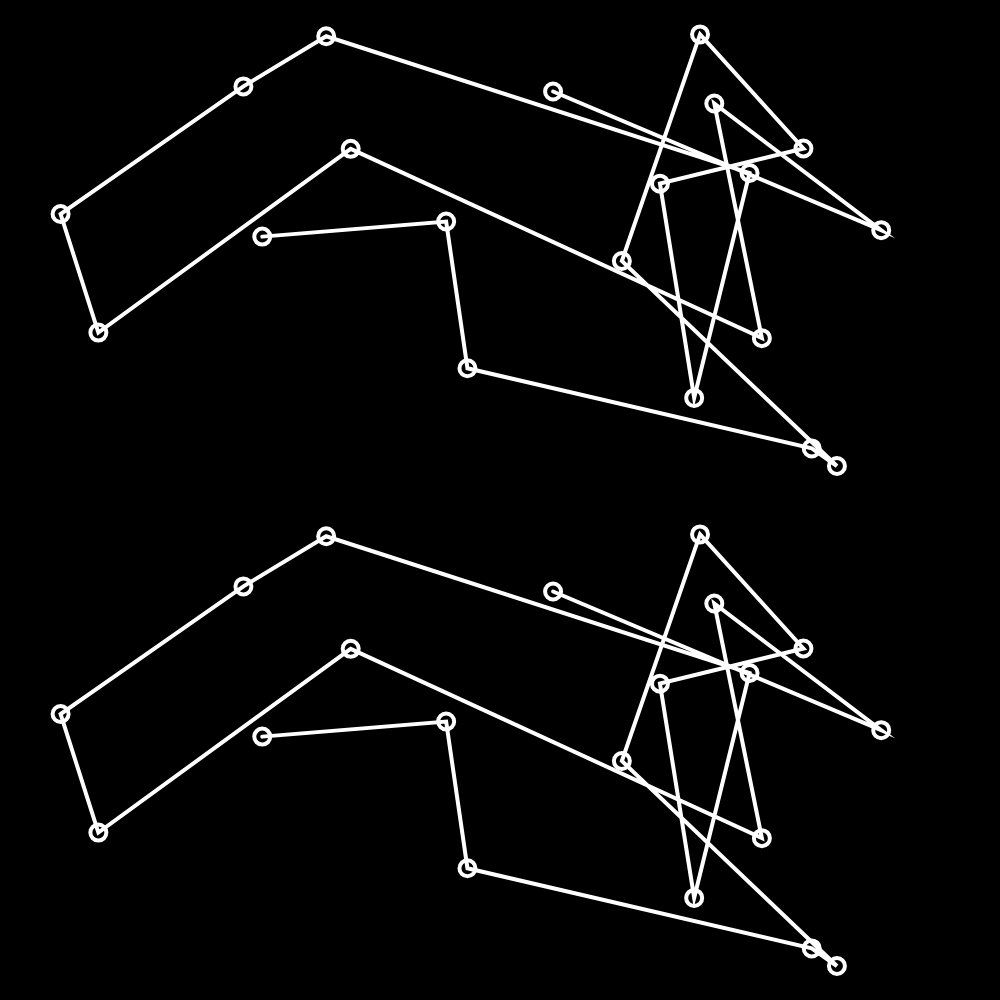
Frame 1 (no input)
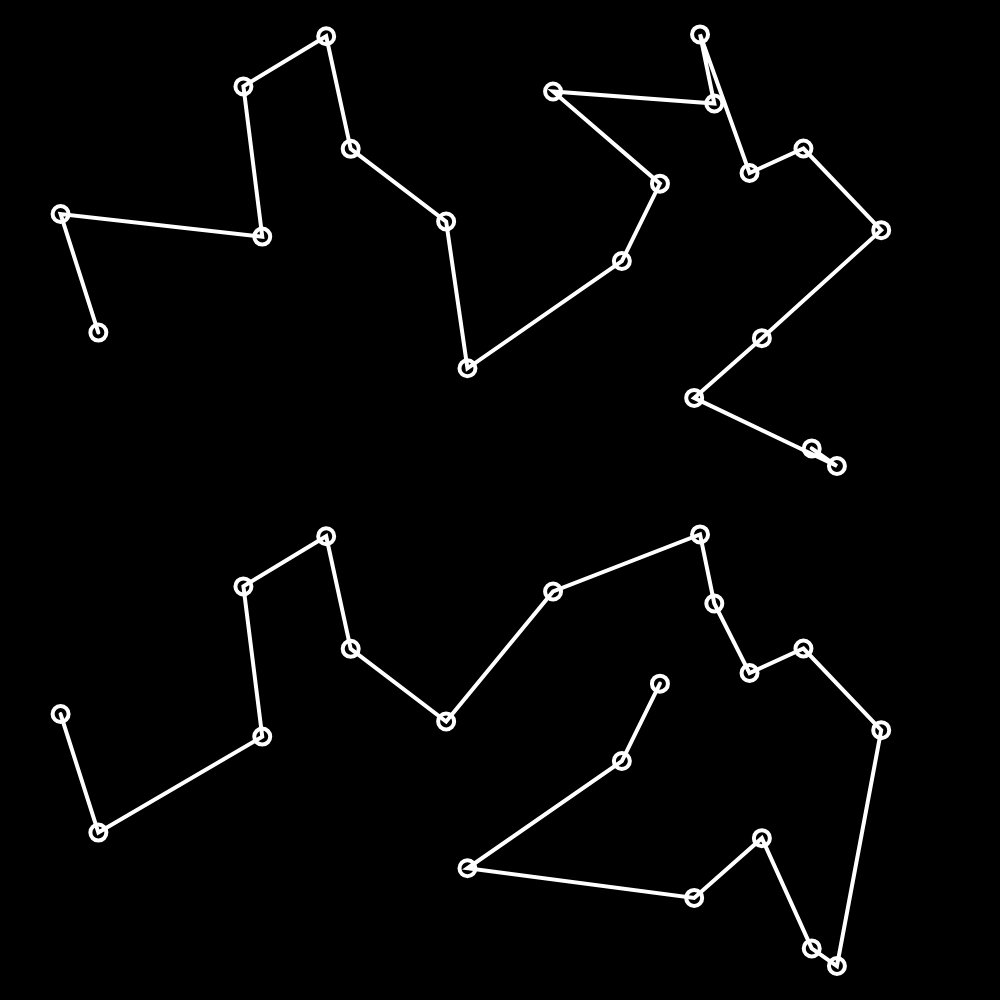
Frame 60 (no input)
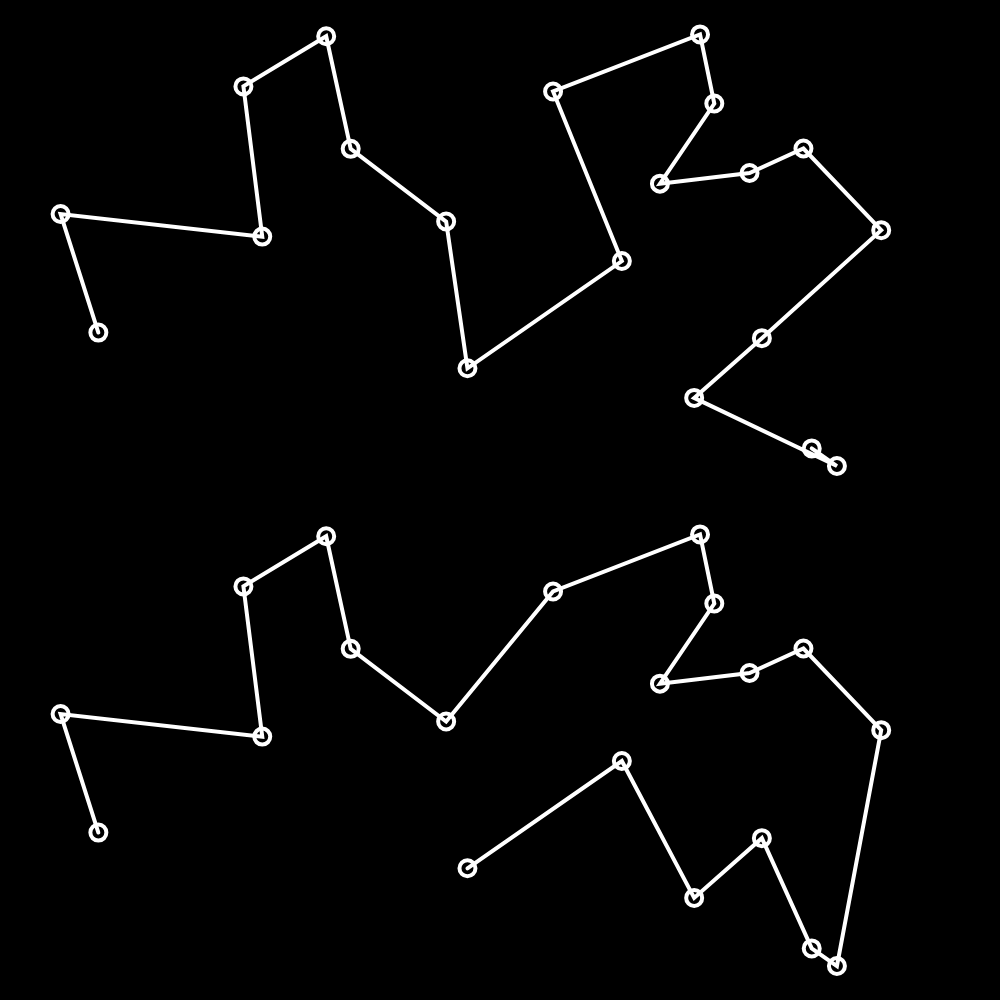
Frame 120 (the mouse pressed at the canvas centre since frame 60)

The p5.js sketch that drew these frames (run headless with seeded random() and noise() and a simulated clock; from frame 60 on, the mouse is pressed at the canvas centre):

// p5.js sketch
// ── sketch.js
var cities = [];
var totalCities = 20;

var popSize = 500;
var population = [];
var fitness = [];

var recordDistance = Infinity;
var bestEver;
var currentBest;

var statusP;

function setup() {
  createCanvas(1000, 1000);
  var order = [];
  for (var i = 0; i < totalCities; i++) {
    var v = createVector(random(width), random(height / 2));
    cities[i] = v;
    order[i] = i;
  }

  for (var i = 0; i < popSize; i++) {
    population[i] = shuffle(order);
  }
  statusP = createP('').style('font-size', '32pt');
}

function draw() {
  background(0);

  // GA
  calculateFitness();
  normalizeFitness();
  nextGeneration();

  stroke(255);
  strokeWeight(4);
  noFill();
  beginShape();
  for (var i = 0; i < bestEver.length; i++) {
    var n = bestEver[i];
    vertex(cities[n].x, cities[n].y);
    ellipse(cities[n].x, cities[n].y, 16, 16);
  }
  endShape();

  translate(0, height / 2);
  stroke(255);
  strokeWeight(4);
  noFill();
  beginShape();
  for (var i = 0; i < currentBest.length; i++) {
    var n = currentBest[i];
    vertex(cities[n].x, cities[n].y);
    ellipse(cities[n].x, cities[n].y, 16, 16);
  }
  endShape();





}

// function shuffle(a, num) {
//   for (var i = 0; i < num; i++) {
//     var indexA = floor(random(a.length));
//     var indexB = floor(random(a.length));
//     swap(a, indexA, indexB);
//   }
// }


function swap(a, i, j) {
  var temp = a[i];
  a[i] = a[j];
  a[j] = temp;
}


function calcDistance(points, order) {
  var sum = 0;
  for (var i = 0; i < order.length - 1; i++) {
    var cityAIndex = order[i];
    var cityA = points[cityAIndex];
    var cityBIndex = order[i + 1];
    var cityB = points[cityBIndex];
    var d = dist(cityA.x, cityA.y, cityB.x, cityB.y);
    sum += d;
  }
  return sum;
}
// ── GA.js
function calculateFitness() {
  var currentRecord = Infinity;
  for (var i = 0; i < population.length; i++) {
    var d = calcDistance(cities, population[i]);
    if (d < recordDistance) {
      recordDistance = d;
      bestEver = population[i];
      console.log(calcDistance(cities ,bestEver));
    }
    if (d < currentRecord) {
      currentRecord = d;
      currentBest = population[i];
    }


    // This fitness function has been edited from the original video
    // to improve performance, as discussed in The Nature of Code 9.6 video,
    // available here: https://www.youtube.com/watch?v=HzaLIO9dLbA
    fitness[i] = 1 / (pow(d, 8) + 1);
  }
}

function normalizeFitness() {
  var sum = 0;
  for (var i = 0; i < fitness.length; i++) {
    sum += fitness[i];
  }
  for (var i = 0; i < fitness.length; i++) {
    fitness[i] = fitness[i] / sum;
  }
}

function nextGeneration() {
  var newPopulation = [];
  for (var i = 0; i < population.length; i++) {
    var orderA = pickOne(population, fitness);
    var orderB = pickOne(population, fitness);
    var order = crossOver(orderA, orderB);
    mutate(order, 0.01);
    newPopulation[i] = order;
  }
  population = newPopulation;

}

function pickOne(list, prob) {
  var index = 0;
  var r = random(1);

  while (r > 0) {
    r = r - prob[index];
    index++;
  }
  index--;
  return list[index].slice();
}

function crossOver(orderA, orderB) {
  var start = floor(random(orderA.length));
  var end = floor(random(start + 1, orderA.length));
  var neworder = orderA.slice(start, end);
  // var left = totalCities - neworder.length;
  for (var i = 0; i < orderB.length; i++) {
    var city = orderB[i];
    if (!neworder.includes(city)) {
      neworder.push(city);
    }
  }
  return neworder;
}


function mutate(order, mutationRate) {
  for (var i = 0; i < totalCities; i++) {
    if (random(1) < mutationRate) {
      var indexA = floor(random(order.length));
      var indexB = (indexA + 1) % totalCities;
      swap(order, indexA, indexB);
    }
  }
}
